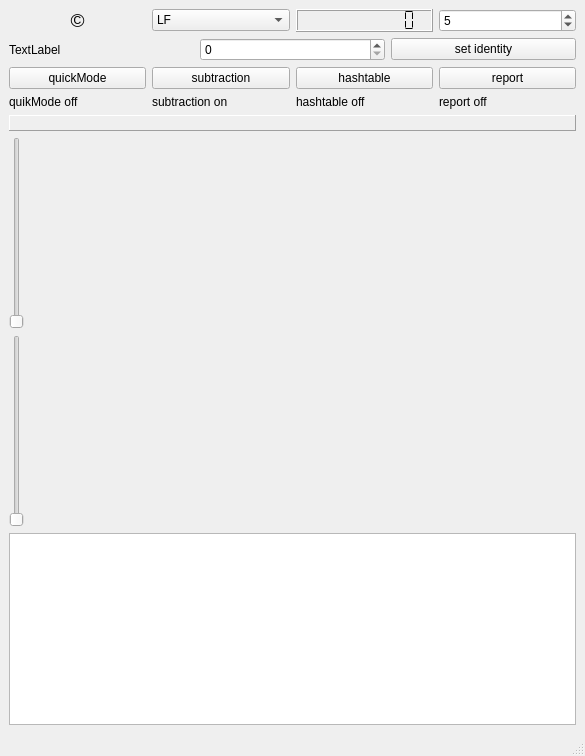
<?xml version="1.0" encoding="UTF-8"?>
<ui version="4.0">
 <class>MainWindow</class>
 <widget class="QMainWindow" name="MainWindow">
  <property name="geometry">
   <rect>
    <x>0</x>
    <y>0</y>
    <width>585</width>
    <height>756</height>
   </rect>
  </property>
  <property name="windowTitle">
   <string>qt-wspr</string>
  </property>
  <widget class="QWidget" name="centralwidget">
   <layout class="QVBoxLayout" name="verticalLayout">
    <item>
     <layout class="QHBoxLayout" name="horizontalLayout">
      <item>
       <widget class="QLabel" name="label_2">
        <property name="font">
         <font>
          <pointsize>14</pointsize>
         </font>
        </property>
        <property name="toolTip">
         <string>&lt;html&gt;&lt;head/&gt;&lt;body&gt;&lt;p&gt;Copyright J van Katwijk, Lazy Chair Computing&lt;/p&gt;&lt;p&gt;This EXPERIMENTAL wspr decoder is based on the wspr decoding software from Joe Taylor (available under GNU GPL V3) , see copyrights below copyright 2001-2015, Joe Taylor, K1JT&lt;/p&gt;&lt;p&gt; Much of the present code is based on work by Steven Franke, K9AN&lt;/p&gt;&lt;p&gt; which in turn was based on earlier work by K1JT.&lt;/p&gt;&lt;p&gt; Copyright 2014-2015, Steven Franke, K9AN &lt;/p&gt;&lt;p&gt;with minor modifications&lt;/p&gt;&lt;p&gt; Copyright 2016, Guenael Jouchet, VA2GKA&lt;/p&gt;&lt;p&gt;The software is available under a GPL V3&lt;/p&gt;&lt;p&gt;&lt;br/&gt;&lt;/p&gt;&lt;/body&gt;&lt;/html&gt;</string>
        </property>
        <property name="text">
         <string>©</string>
        </property>
        <property name="alignment">
         <set>Qt::AlignCenter</set>
        </property>
       </widget>
      </item>
      <item>
       <widget class="QComboBox" name="freqButton">
        <item>
         <property name="text">
          <string>LF</string>
         </property>
        </item>
        <item>
         <property name="text">
          <string>jan</string>
         </property>
        </item>
        <item>
         <property name="text">
          <string>MF</string>
         </property>
        </item>
        <item>
         <property name="text">
          <string>160m</string>
         </property>
        </item>
        <item>
         <property name="text">
          <string>80m</string>
         </property>
        </item>
        <item>
         <property name="text">
          <string>60m</string>
         </property>
        </item>
        <item>
         <property name="text">
          <string>40m</string>
         </property>
        </item>
        <item>
         <property name="text">
          <string>30m</string>
         </property>
        </item>
        <item>
         <property name="text">
          <string>20m</string>
         </property>
        </item>
        <item>
         <property name="text">
          <string>17m</string>
         </property>
        </item>
        <item>
         <property name="text">
          <string>15m</string>
         </property>
        </item>
        <item>
         <property name="text">
          <string>12m</string>
         </property>
        </item>
        <item>
         <property name="text">
          <string>10m</string>
         </property>
        </item>
        <item>
         <property name="text">
          <string>6m</string>
         </property>
        </item>
        <item>
         <property name="text">
          <string>4m</string>
         </property>
        </item>
        <item>
         <property name="text">
          <string>2m</string>
         </property>
        </item>
        <item>
         <property name="text">
          <string>70cm</string>
         </property>
        </item>
       </widget>
      </item>
      <item>
       <widget class="QLCDNumber" name="frequencyDisplay">
        <property name="digitCount">
         <number>10</number>
        </property>
        <property name="segmentStyle">
         <enum>QLCDNumber::Flat</enum>
        </property>
       </widget>
      </item>
      <item>
       <widget class="QSpinBox" name="mouse_Inc">
        <property name="toolTip">
         <string>&lt;html&gt;&lt;head/&gt;&lt;body&gt;&lt;p&gt;Mouse Increment. The amount of Hz that will change when moving the mousewheel is set here.&lt;/p&gt;&lt;/body&gt;&lt;/html&gt;</string>
        </property>
        <property name="value">
         <number>5</number>
        </property>
       </widget>
      </item>
     </layout>
    </item>
    <item>
     <layout class="QHBoxLayout" name="horizontalLayout_2">
      <item>
       <widget class="QLabel" name="statusLabel">
        <property name="text">
         <string>TextLabel</string>
        </property>
       </widget>
      </item>
      <item>
       <widget class="QSpinBox" name="npasses_Selector">
        <property name="toolTip">
         <string>&lt;html&gt;&lt;head/&gt;&lt;body&gt;&lt;p&gt;selector for number of passes to make&lt;/p&gt;&lt;/body&gt;&lt;/html&gt;</string>
        </property>
       </widget>
      </item>
      <item>
       <widget class="QPushButton" name="identity_Button">
        <property name="text">
         <string>set identity</string>
        </property>
       </widget>
      </item>
     </layout>
    </item>
    <item>
     <layout class="QGridLayout" name="gridLayout">
      <item row="0" column="0">
       <widget class="QPushButton" name="quickMode_Button">
        <property name="text">
         <string>quickMode</string>
        </property>
       </widget>
      </item>
      <item row="0" column="1">
       <widget class="QPushButton" name="subtraction_Button">
        <property name="text">
         <string>subtraction</string>
        </property>
       </widget>
      </item>
      <item row="0" column="2">
       <widget class="QPushButton" name="hashtable_Button">
        <property name="text">
         <string>hashtable</string>
        </property>
       </widget>
      </item>
      <item row="0" column="3">
       <widget class="QPushButton" name="report_Button">
        <property name="text">
         <string>report</string>
        </property>
       </widget>
      </item>
      <item row="1" column="0">
       <widget class="QLabel" name="quickMode_display">
        <property name="text">
         <string>quikMode off</string>
        </property>
       </widget>
      </item>
      <item row="1" column="1">
       <widget class="QLabel" name="subtraction_display">
        <property name="text">
         <string>subtraction on</string>
        </property>
       </widget>
      </item>
      <item row="1" column="2">
       <widget class="QLabel" name="hashtable_display">
        <property name="text">
         <string>hashtable off</string>
        </property>
       </widget>
      </item>
      <item row="1" column="3">
       <widget class="QLabel" name="report_display">
        <property name="text">
         <string>report off</string>
        </property>
       </widget>
      </item>
     </layout>
    </item>
    <item>
     <widget class="QLabel" name="timeDisplay">
      <property name="frameShape">
       <enum>QFrame::Panel</enum>
      </property>
      <property name="frameShadow">
       <enum>QFrame::Raised</enum>
      </property>
      <property name="text">
       <string/>
      </property>
     </widget>
    </item>
    <item>
     <layout class="QHBoxLayout" name="horizontalLayout_3">
      <item>
       <widget class="QSlider" name="lfScopeSlider">
        <property name="orientation">
         <enum>Qt::Vertical</enum>
        </property>
       </widget>
      </item>
      <item>
       <widget class="QwtPlot" name="lfSpectrum">
        <property name="maximumSize">
         <size>
          <width>16777215</width>
          <height>171</height>
         </size>
        </property>
        <property name="toolTip">
         <string>&lt;html&gt;&lt;head/&gt;&lt;body&gt;&lt;p&gt;Main Spectrum Window. This window shows the spectrum of the signal arriving from the selected input device, decimated to the selected inputrate.&lt;/p&gt;&lt;/body&gt;&lt;/html&gt;</string>
        </property>
       </widget>
      </item>
     </layout>
    </item>
    <item>
     <layout class="QHBoxLayout" name="horizontalLayout_4">
      <item>
       <widget class="QSlider" name="hfScopeSlider">
        <property name="orientation">
         <enum>Qt::Vertical</enum>
        </property>
       </widget>
      </item>
      <item>
       <widget class="QwtPlot" name="hfSpectrum">
        <property name="maximumSize">
         <size>
          <width>16777215</width>
          <height>171</height>
         </size>
        </property>
       </widget>
      </item>
     </layout>
    </item>
    <item>
     <widget class="QListView" name="textDisplay"/>
    </item>
   </layout>
  </widget>
  <widget class="QStatusBar" name="statusbar"/>
 </widget>
 <customwidgets>
  <customwidget>
   <class>QwtPlot</class>
   <extends>QFrame</extends>
   <header>qwt_plot.h</header>
  </customwidget>
 </customwidgets>
 <resources/>
 <connections/>
</ui>
